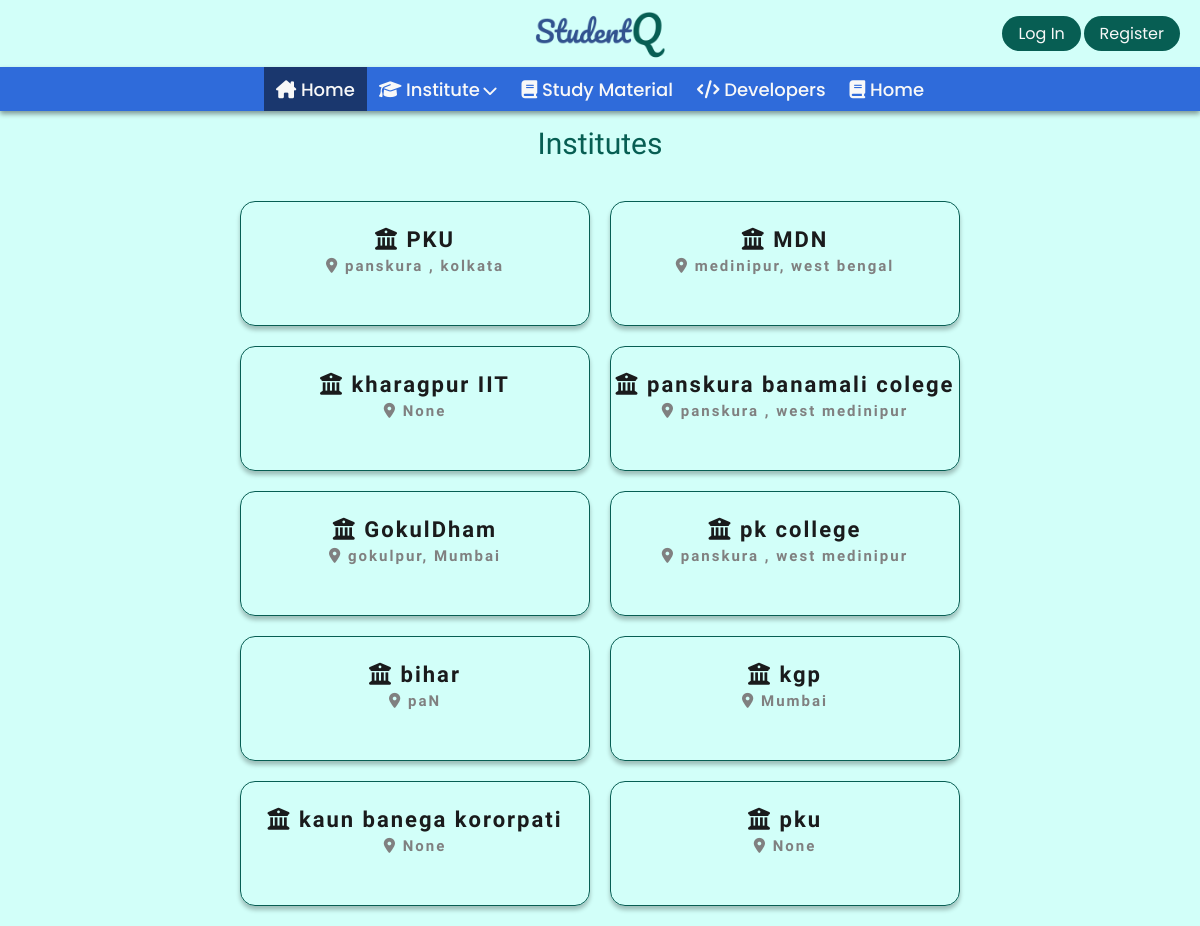
Page /institute/ on the committed database.
### Base/models.py (models this page shows, shortened)
class Institute(models.Model):
    name = models.CharField(max_length=200)
    institute_location=models.CharField(max_length=200, null=True)

### Base/views.py (the view)
# urls.py: path('institute/',views.Institutes, name='institute'),
def Institutes(request):
    all_institutes = Institute.objects.all()
    context = {}
    context["all_institutes"] = all_institutes
    return render(request, "institute.html", context)

### Base/templates/institute.html
{% extends "main.html" %}
{% load static %}
{% block css %}
<link rel="stylesheet" href="{% static 'mStyle/all_institute.css' %}">
{% endblock css %}
{% block body %}
<h2>Institutes</h2>
    <div class="institute_container">
        {% for instut in all_institutes %}
        <a href="{% url 'notices' instut.id  %}">
                <div class="institute_item">
                <p><i class="fa-solid fa-building-columns"></i>&nbsp;{{instut.name}}
                    </p>
                    <p id="p"><i class="fa-solid fa-location-dot"></i>&nbsp;{{instut.institute_location}}</p>
            </div>
            </a>
            {% endfor %}
    </div>
{% endblock body %}

### static/mStyle/main.css (style rules this page uses)
:root { --light-green-theme: #D2FFF9; --light-blue: #669CFF; --main-blue: #2F6BDA; --dark-blue: #1a376e; --light-dark-blue: #083891; --theme-clr: #075E53; --theme-clr-light: #178274; --hover-green: #094a42; --black: #000; --white: #fff; --drk-white: #f8f8f8; --light-gray: #d9d9d9; --placeholder-clr: #707070; --main-yellow: #FFE454; --font-primary: 'Poppins', sans-serif; --font-secondary: 'Righteous', cursive; --font-ternary: 'Pacifico', cursive; --font-ps: 'Alkatra', cursive; }
*::placeholder { color: var(--placeholder-clr); }
*, *::before, *::after { margin: 0; padding: 0; box-sizing: border-box; scrollbar-width: thin; scrollbar-color: var(--theme-clr) var(--light-gray); }
html { font-size: 62.5%; overflow-x: hidden; }
body { min-height: 100vh; font-family: 'Poppins', sans-serif; overflow-x: hidden; background: var(--light-green-theme); }
a { text-decoration: none; }

### static/mStyle/all_institute.css (style rules this page uses)
* { margin: 0; padding: auto; box-sizing: border-box; }
h2 { text-align: center; font-size: 3rem; font-family: var(--font-secondary); color: var(--theme-clr); margin-top: 15px; font-weight: 400; }
div.institute_container { padding: 10px; border-radius: 10px; height: auto; width: 80%; margin-left: 50%; transform: translateX(-50%); display:flex; flex-direction:row; flex-wrap: wrap; align-content:center; justify-content: center; padding-top: 30px; }
div.institute_container a { width: 350px; height: 125px; margin: 10px; border: solid 1px #075E53; color:rgb(26, 27, 28); box-shadow: 0px 4px 4px rgba(0, 0, 0, 0.25); border-radius: 15px; font-size: large; text-align: center; justify-items: center; text-align: center; cursor: pointer; }
a div.institute_item { margin-top: 17px; padding:3px; }
a div.institute_item p { margin-top:5px; font-family: var(--font-secondary); font-weight: 600; font-size: 22px; letter-spacing:2px; }
#p { color:gray; font-size: 15px; }

### rows in the picture
Institute: name "PKU", institute_location "panskura , kolkata"
Institute: name "MDN", institute_location "medinipur, west bengal"
Institute: name "kharagpur IIT", institute_location "None"
Institute: name "panskura banamali colege", institute_location "panskura , west medinipur"
Institute: name "GokulDham", institute_location "gokulpur, Mumbai"
Institute: name "pk college", institute_location "panskura , west medinipur"
Institute: name "bihar", institute_location "paN"
Institute: name "kgp", institute_location "Mumbai"
Institute: name "kaun banega kororpati", institute_location "None"
Institute: name "pku", institute_location "None"
